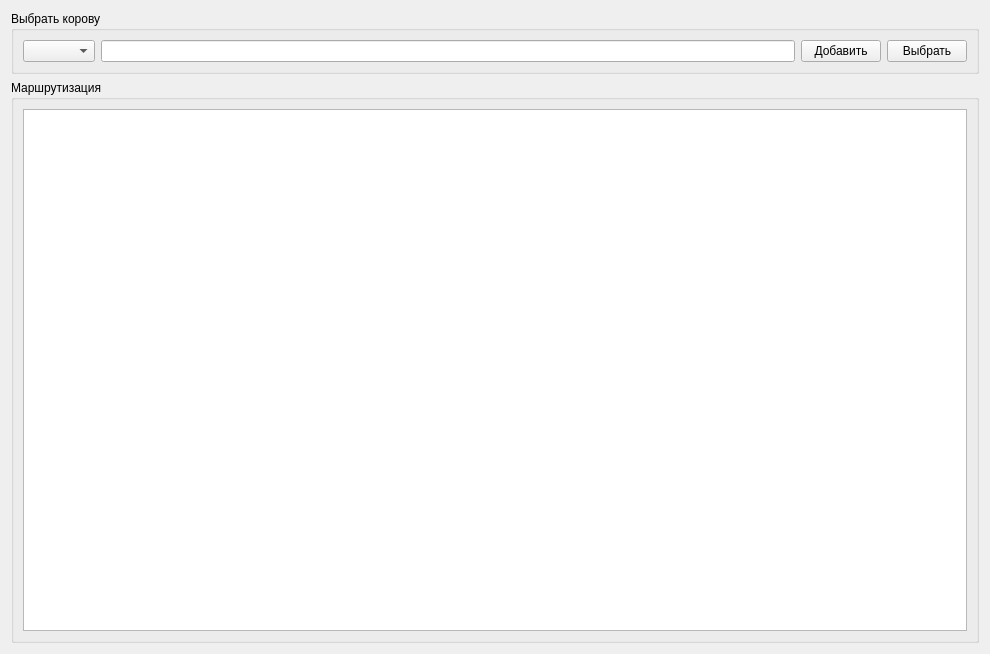
<?xml version="1.0" encoding="UTF-8"?>
<ui version="4.0">
 <class>Form_dataentry_routing_6_6_1</class>
 <widget class="QWidget" name="Form_dataentry_routing_6_6_1">
  <property name="geometry">
   <rect>
    <x>0</x>
    <y>0</y>
    <width>990</width>
    <height>654</height>
   </rect>
  </property>
  <property name="windowTitle">
   <string>Form</string>
  </property>
  <layout class="QVBoxLayout" name="verticalLayout_3">
   <item>
    <widget class="QGroupBox" name="groupBox_2">
     <property name="title">
      <string>Выбрать корову</string>
     </property>
     <layout class="QVBoxLayout" name="verticalLayout">
      <item>
       <layout class="QHBoxLayout" name="horizontalLayout">
        <item>
         <widget class="QComboBox" name="comboBox_number"/>
        </item>
        <item>
         <widget class="QLineEdit" name="lineEdit_number"/>
        </item>
        <item>
         <widget class="QPushButton" name="pushButton_add">
          <property name="text">
           <string>Добавить</string>
          </property>
         </widget>
        </item>
        <item>
         <widget class="QPushButton" name="pushButton_select">
          <property name="text">
           <string>Выбрать</string>
          </property>
         </widget>
        </item>
       </layout>
      </item>
     </layout>
    </widget>
   </item>
   <item>
    <widget class="QGroupBox" name="groupBox">
     <property name="title">
      <string>Маршрутизация</string>
     </property>
     <layout class="QVBoxLayout" name="verticalLayout_2">
      <item>
       <widget class="QTableWidget" name="tableWidget"/>
      </item>
     </layout>
    </widget>
   </item>
  </layout>
 </widget>
 <resources/>
 <connections/>
</ui>
